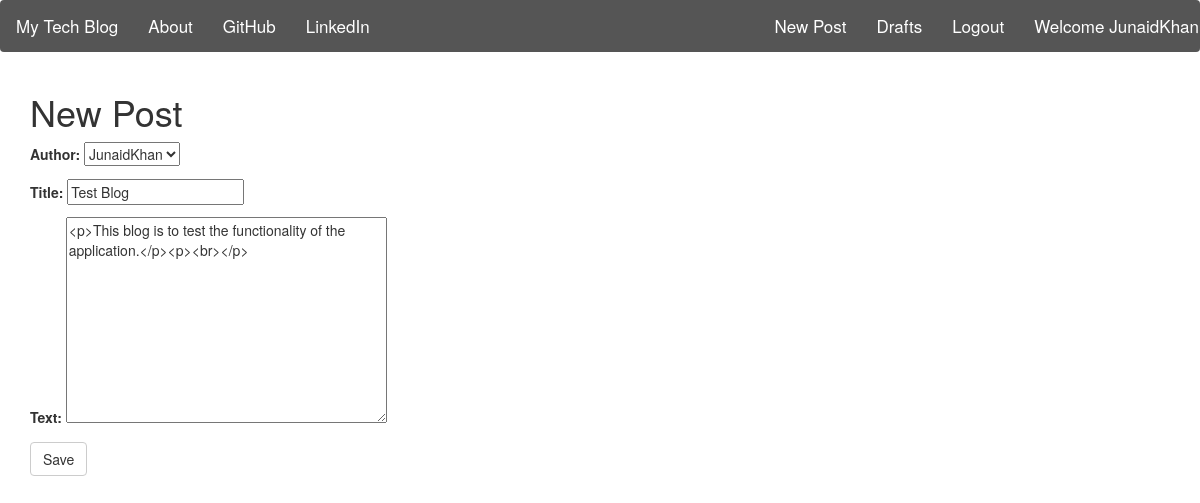
Page /blog/post/9/edit/ (signed in) on the committed database.
### blog/models.py (models this page shows, shortened)
class Post(models.Model):
    author = models.ForeignKey('auth.User', on_delete = models.CASCADE)
    title = models.CharField(max_length = 200)
    text = models.TextField()
    created_date = models.DateTimeField(default = timezone.now)
    published_date = models.DateTimeField(blank = True, null = True)

### blog/views.py (the view)
# urls.py: url(r'^post/(?P<pk>\d+)/edit/$', views.PostUpdateView.as_view(), name = 'post_edit'),
class PostUpdateView(LoginRequiredMixin,UpdateView):
    login_url = '/login/'
    redirect_field_name = 'blog/post_detail.html'
    form_class = PostForm
    model = models.Post

### blog/forms.py
class PostForm(forms.ModelForm):
    class Meta:
        model = Post
        fields = ('author', 'title', 'text')
        widgets = {
                    'title':forms.TextInput(attrs = {'class':'textinputclass'}),
                    'text': forms.Textarea(attrs = {'class':'editable medium-editor-textarea postcontent'})
        }

### blog/templates/blog/post_form.html (shortened to what this page needs)
{% extends 'blog/base.html' %}
{% block body_block %}
  <h1>New Post</h1>
  <form class="post-form"  method="POST">
    {{ form.as_p }}
    <button type="submit" class="save btn btn-default">Save</button>
  </form>
{% endblock %}

### blog/templates/blog/base.html (shortened to what this page needs)
<!DOCTYPE html>
{% load staticfiles %}
<html lang="en" dir="ltr">
  <head>
    <link rel="stylesheet" href="https://maxcdn.bootstrapcdn.com/bootstrap/3.4.0/css/bootstrap.min.css">
    <link rel="stylesheet" href="//cdn.jsdelivr.net/npm/medium-editor@latest/dist/css/medium-editor.min.css" type="text/css" media="screen" charset="utf-8">
    <link rel="stylesheet" href="{% static 'css/blog.css'%}">
  </head>
  <body>
    <nav class="navbar">
        <ul class=" nav navbar-nav">
          <li class=""><a href="{% url 'blog:post_list' %}">My Tech Blog</a></li>
          <li><a href="{% url 'blog:about' %}">About</a></li>
          <li><a href="www.github.com">GitHub</a></li>
          <li><a href="www.linkedin.com">LinkedIn</a></li>
        </ul>
        <ul class="nav navbar-nav navbar-right">
          {% if user.is_authenticated %}
            <li><a href="{% url 'blog:post_new' %}">New Post</a></li>
            <li><a href="{% url 'blog:post_draft_list' %}">Drafts</a></li>
            <li><a href="{% url 'logout' %}">Logout</a></li>
            <li><a>Welcome {{user.username}} </a></li>
          {% else %}
            <li><a href="{% url 'login' %}"><span class="glyphicon glyphicon-user"></span></a></li>
          {% endif %}
        </ul>
    </nav>
    <div class="content container">
          {% block body_block %}
          {% endblock %}
    </div>
  </body>
</html>

### blog/static/css/blog.css (style rules this page uses)
.navbar { width: 100%; background-color: #555; overflow: auto; }
.navbar a { float: left; text-align: center; padding: 12px; color: white; text-decoration: none; font-size: 17px; }

### rows in the picture
Post: author "JunaidKhan", title "Test Blog", text "<p>This blog is to test the functionality of the application.</p><p><br></p>"

### other values in the picture
{{ user.username }} "JunaidKhan"
